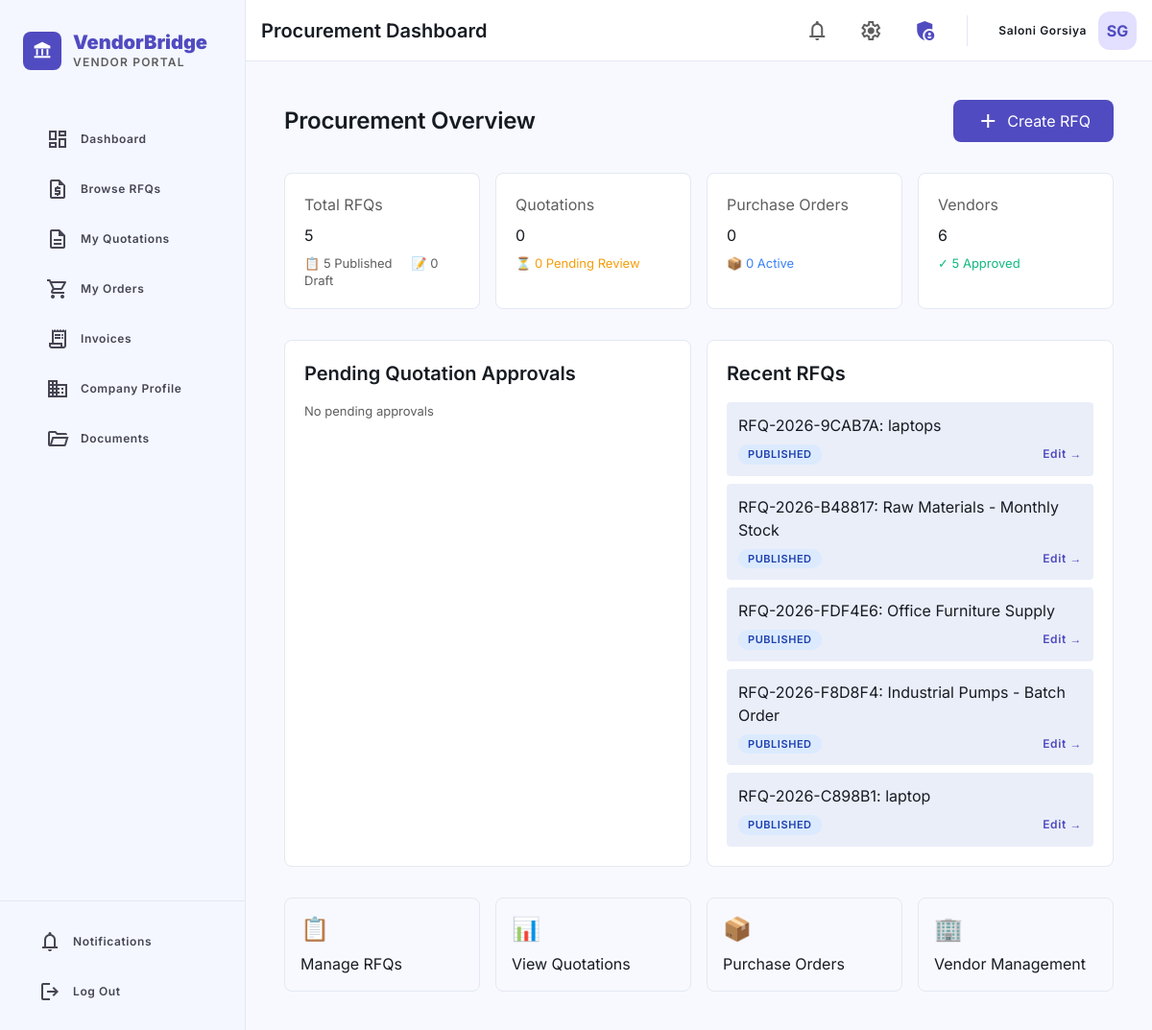
Page /procurement/ (signed in) on the committed database.
### Vendors/models.py (models this page shows, shortened)
class RFQ(models.Model):
    class Status(models.TextChoices):
        DRAFT = "draft", "Draft"
        PUBLISHED = "published", "Published"
        UNDER_REVIEW = "under_review", "Under Review"
        AWARDED = "awarded", "Awarded"
        CLOSED = "closed", "Closed"
        CANCELLED = "cancelled", "Cancelled"
    class Priority(models.TextChoices):
        LOW = "low", "Low"
        MEDIUM = "medium", "Medium"
        HIGH = "high", "High"
        URGENT = "urgent", "Urgent"
    rfq_number = models.CharField(
        max_length=20,
        unique=True,
        editable=False,
        help_text="Auto-generated RFQ reference number",
    )
    title = models.CharField(max_length=300)
    description = models.TextField()
    category = models.ForeignKey(
        VendorCategory,
        on_delete=models.SET_NULL,
        null=True,
        blank=True,
        related_name="rfqs",
    )
    estimated_budget = models.DecimalField(
        max_digits=15,
        decimal_places=2,
        null=True,
        blank=True,
        help_text="Estimated budget (may be hidden from vendors)",
    )
    currency = models.CharField(max_length=3, default="INR")
    show_budget_to_vendors = models.BooleanField(
        default=False,
        help_text="If checked, vendors can see the estimated budget",
    )
    published_date = models.DateTimeField(null=True, blank=True)
    submission_deadline = models.DateTimeField(
        help_text="Last date/time for vendors to submit quotations"
    )
    delivery_deadline = models.DateField(
        null=True,
        blank=True,
        help_text="Expected delivery date",
    )
    status = models.CharField(
        max_length=20,
        choices=Status.choices,
        default=Status.DRAFT,
    )
    priority = models.CharField(
        max_length=10,
        choices=Priority.choices,
        default=Priority.MEDIUM,
    )
    created_by = models.ForeignKey(
        User,
        on_delete=models.SET_NULL,
        null=True,
        related_name="created_rfqs",
    )
    invited_vendors = models.ManyToManyField(
        Vendor,
        blank=True,
        related_name="invited_rfqs",
        help_text="Specific vendors invited (leave blank for open RFQ)",
    )
    terms_and_conditions = models.TextField(blank=True)
    delivery_location = models.CharField(max_length=300, blank=True)
    payment_terms = models.CharField(max_length=255, blank=True)
    attachment = models.FileField(
        upload_to="rfq_attachments/%Y/%m/",
        blank=True,
        null=True,
        help_text="Specification document, drawings, etc.",
    )
    created_at = models.DateTimeField(auto_now_add=True)
    updated_at = models.DateTimeField(auto_now=True)
    class Meta:
        ordering = ["-created_at"]
        verbose_name = "RFQ"
        verbose_name_plural = "RFQs"

### Procurement/views.py (the view)
# urls.py: path("", views.procurement_dashboard, name="procurement_dashboard"),
@login_required(login_url="vendor_login")
@user_passes_test(is_procurement_officer)
def procurement_dashboard(request):
    total_rfqs = RFQ.objects.count()
    published_rfqs = RFQ.objects.filter(status=RFQ.Status.PUBLISHED).count()
    draft_rfqs = RFQ.objects.filter(status=RFQ.Status.DRAFT).count()
    total_quotations = Quotation.objects.count()
    pending_quotations = Quotation.objects.filter(
        status=Quotation.Status.SUBMITTED
    ).count()
    total_vendors = Vendor.objects.count()
    approved_vendors = Vendor.objects.filter(status=Vendor.Status.APPROVED).count()
    pending_vendors = Vendor.objects.filter(status=Vendor.Status.PENDING).count()
    total_pos = PurchaseOrder.objects.count()
    active_pos = PurchaseOrder.objects.filter(
        status__in=[
            PurchaseOrder.Status.ISSUED,
            PurchaseOrder.Status.ACKNOWLEDGED,
            PurchaseOrder.Status.IN_PROGRESS,
        ]
    ).count()
    recent_rfqs = RFQ.objects.order_by("-created_at")[:5]
    recent_quotations = Quotation.objects.order_by("-submitted_at")[:5]
    pending_approvals = Quotation.objects.filter(
        status=Quotation.Status.SUBMITTED
    ).order_by("-submitted_at")[:5]
    context = {
        "total_rfqs": total_rfqs,
        "published_rfqs": published_rfqs,
        "draft_rfqs": draft_rfqs,
        "total_quotations": total_quotations,
        "pending_quotations": pending_quotations,
        "total_vendors": total_vendors,
        "approved_vendors": approved_vendors,
        "pending_vendors": pending_vendors,
        "total_pos": total_pos,
        "active_pos": active_pos,
        "recent_rfqs": recent_rfqs,
        "recent_quotations": recent_quotations,
        "pending_approvals": pending_approvals,
    }
    return render(request, "procurement_dashboard.html", context)

### Procurement/templates/procurement_dashboard.html (shortened to what this page needs)
{% extends "base.html" %}
{% block page_title %}Procurement Dashboard{% endblock %}
{% block content %}
<div class="space-y-stack-lg">
    <div class="flex justify-between items-center">
        <h1 class="font-headline-md text-headline-md">Procurement Overview</h1>
        <a href="{% url 'rfq_create' %}" class="bg-primary text-on-primary px-6 py-2.5 rounded-xl font-label-md flex items-center gap-2">
            <span class="material-symbols-outlined">add</span>
            Create RFQ
        </a>
    </div>
    <div class="grid grid-cols-1 md:grid-cols-2 lg:grid-cols-4 gap-gutter">
        <div class="bg-surface-container-lowest border border-border-low-contrast rounded-xl p-5">
            <p class="text-secondary font-label-md">Total RFQs</p>
            <p class="font-display-lg text-on-surface mt-2">{{ total_rfqs }}</p>
            <div class="text-body-sm text-secondary mt-2">
                <span class="inline-block mr-4">📋 {{ published_rfqs }} Published</span>
                <span>📝 {{ draft_rfqs }} Draft</span>
            </div>
        </div>
        <div class="bg-surface-container-lowest border border-border-low-contrast rounded-xl p-5">
            <p class="text-secondary font-label-md">Quotations</p>
            <p class="font-display-lg text-on-surface mt-2">{{ total_quotations }}</p>
            <div class="text-body-sm text-status-pending mt-2">⏳ {{ pending_quotations }} Pending Review</div>
        </div>
        <div class="bg-surface-container-lowest border border-border-low-contrast rounded-xl p-5">
            <p class="text-secondary font-label-md">Purchase Orders</p>
            <p class="font-display-lg text-on-surface mt-2">{{ total_pos }}</p>
            <div class="text-body-sm text-status-info mt-2">📦 {{ active_pos }} Active</div>
        </div>
        <div class="bg-surface-container-lowest border border-border-low-contrast rounded-xl p-5">
            <p class="text-secondary font-label-md">Vendors</p>
            <p class="font-display-lg text-on-surface mt-2">{{ total_vendors }}</p>
            <div class="text-body-sm text-status-approved mt-2">✓ {{ approved_vendors }} Approved</div>
        </div>
    </div>
    <div class="grid grid-cols-1 lg:grid-cols-2 gap-gutter">
        <div class="bg-surface-container-lowest border border-border-low-contrast rounded-xl p-5">
            <h3 class="font-headline-sm text-headline-sm mb-4">Pending Quotation Approvals</h3>
            {% if pending_approvals %}
            <div class="space-y-2">
                {% for q in pending_approvals %}
                <div class="p-3 bg-status-pending/10 rounded-lg flex justify-between items-center">
                    <div>
                        <p class="font-label-md">{{ q.quotation_number }}</p>
                        <p class="text-body-sm text-secondary">{{ q.vendor.company_name }}</p>
                    </div>
                    <a href="{% url 'proc_quotation_detail' q.id %}" class="text-primary hover:underline text-label-md">Review →</a>
                </div>
                {% endfor %}
            </div>
            {% else %}
            <p class="text-secondary text-body-sm">No pending approvals</p>
            {% endif %}
        </div>
        <div class="bg-surface-container-lowest border border-border-low-contrast rounded-xl p-5">
            <h3 class="font-headline-sm text-headline-sm mb-4">Recent RFQs</h3>
            {% if recent_rfqs %}
            <div class="space-y-2">
                {% for rfq in recent_rfqs %}
                <div class="p-3 bg-surface-container rounded-lg">
                    <p class="font-label-md">{{ rfq.rfq_number }}: {{ rfq.title|truncatewords:5 }}</p>
                    <div class="flex justify-between items-center mt-2">
                        <span class="status-badge status-{{ rfq.status }}">{{ rfq.get_status_display }}</span>
                        <a href="{% url 'rfq_edit' rfq.id %}" class="text-primary hover:underline text-label-md">Edit →</a>
                    </div>
                </div>
                {% endfor %}
            </div>
            {% else %}
            <p class="text-secondary text-body-sm">No RFQs created yet</p>
            {% endif %}
        </div>
    </div>
    <div class="grid grid-cols-1 md:grid-cols-2 lg:grid-cols-4 gap-gutter">
        <a href="{% url 'proc_rfq_list' %}" class="p-4 border border-border-low-contrast rounded-xl hover:border-primary transition-colors">
            <span class="text-2xl mb-2 block">📋</span>
            <p class="font-label-md text-on-surface">Manage RFQs</p>
        </a>
        <a href="{% url 'proc_quotation_list' %}" class="p-4 border border-border-low-contrast rounded-xl hover:border-primary transition-colors">
            <span class="text-2xl mb-2 block">📊</span>
            <p class="font-label-md text-on-surface">View Quotations</p>
        </a>
        <a href="{% url 'proc_po_list' %}" class="p-4 border border-border-low-contrast rounded-xl hover:border-primary transition-colors">
            <span class="text-2xl mb-2 block">📦</span>
            <p class="font-label-md text-on-surface">Purchase Orders</p>
        </a>
        <a href="{% url 'proc_vendor_list' %}" class="p-4 border border-border-low-contrast rounded-xl hover:border-primary transition-colors">
            <span class="text-2xl mb-2 block">🏢</span>
            <p class="font-label-md text-on-surface">Vendor Management</p>
        </a>
    </div>
</div>
{% endblock %}

### Vendors/templates/base.html (shortened to what this page needs)
<!DOCTYPE html>
<html class="light" lang="en">
<head>
    <script src="https://cdn.tailwindcss.com?plugins=forms,container-queries"></script>
</head>
<body class="bg-background text-on-surface font-body-md overflow-hidden">
<aside class="fixed left-0 top-0 bottom-0 flex flex-col z-50 overflow-y-auto bg-surface-subtle border-r border-border-low-contrast w-64">
    <div class="px-6 py-8">
        <div class="flex items-center gap-3 mb-12">
            <div class="w-10 h-10 bg-primary rounded-xl flex items-center justify-center text-on-primary">
                <span class="material-symbols-outlined text-headline-sm" style="font-variation-settings: 'FILL' 1;">account_balance</span>
            </div>
            <div>
                <h1 class="font-headline-sm text-headline-sm font-black text-primary leading-tight">VendorBridge</h1>
                <p class="font-label-md text-label-md text-secondary uppercase tracking-widest">Vendor Portal</p>
            </div>
        </div>
        <nav class="space-y-1">
            <a class="sidebar-link {% if active_page == 'dashboard' %}active{% endif %}" href="{% url 'vendor_dashboard' %}">
                <span class="material-symbols-outlined" {% if active_page == 'dashboard' %}style="font-variation-settings: 'FILL' 1;"{% endif %}>dashboard</span>
                Dashboard
            </a>
            <a class="sidebar-link {% if active_page == 'rfqs' %}active{% endif %}" href="{% url 'rfq_list' %}">
                <span class="material-symbols-outlined" {% if active_page == 'rfqs' %}style="font-variation-settings: 'FILL' 1;"{% endif %}>request_quote</span>
                Browse RFQs
            </a>
            <a class="sidebar-link {% if active_page == 'quotations' %}active{% endif %}" href="{% url 'quotation_list' %}">
                <span class="material-symbols-outlined" {% if active_page == 'quotations' %}style="font-variation-settings: 'FILL' 1;"{% endif %}>description</span>
                My Quotations
            </a>
            <a class="sidebar-link {% if active_page == 'orders' %}active{% endif %}" href="{% url 'order_list' %}">
                <span class="material-symbols-outlined" {% if active_page == 'orders' %}style="font-variation-settings: 'FILL' 1;"{% endif %}>shopping_cart</span>
                My Orders
            </a>
            <a class="sidebar-link {% if active_page == 'invoices' %}active{% endif %}" href="{% url 'invoice_list' %}">
                <span class="material-symbols-outlined" {% if active_page == 'invoices' %}style="font-variation-settings: 'FILL' 1;"{% endif %}>receipt_long</span>
                Invoices
            </a>
            <a class="sidebar-link {% if active_page == 'profile' %}active{% endif %}" href="{% url 'vendor_profile' %}">
                <span class="material-symbols-outlined" {% if active_page == 'profile' %}style="font-variation-settings: 'FILL' 1;"{% endif %}>business</span>
                Company Profile
            </a>
            <a class="sidebar-link {% if active_page == 'documents' %}active{% endif %}" href="{% url 'vendor_documents' %}">
                <span class="material-symbols-outlined" {% if active_page == 'documents' %}style="font-variation-settings: 'FILL' 1;"{% endif %}>folder_open</span>
                Documents
            </a>
        </nav>
    </div>
    <div class="mt-auto border-t border-border-low-contrast p-4 space-y-1">
        <a class="sidebar-link {% if active_page == 'notifications' %}active{% endif %}" href="{% url 'notification_list' %}">
            <span class="material-symbols-outlined">notifications</span>
            Notifications
        </a>
        <a class="sidebar-link text-error hover:!bg-error-container" href="{% url 'vendor_logout' %}">
            <span class="material-symbols-outlined">logout</span>
            Log Out
        </a>
    </div>
</aside>
<div class="flex flex-col flex-1 ml-64 min-h-screen">
    <header class="flex justify-between items-center h-16 px-gutter w-full sticky top-0 z-40 bg-surface-container-lowest border-b border-border-low-contrast">
        <div class="flex items-center gap-stack-md flex-1">
            <h2 class="font-headline-sm text-headline-sm text-on-surface">{% block page_title %}Dashboard{% endblock %}</h2>
        </div>
        <div class="flex items-center gap-4">
            <a href="{% url 'notification_list' %}" class="w-10 h-10 flex items-center justify-center text-secondary hover:bg-surface-container-low rounded-full transition-colors relative">
                <span class="material-symbols-outlined">notifications</span>
            </a>
            <a href="{% url 'vendor_profile' %}" class="w-10 h-10 flex items-center justify-center text-secondary hover:bg-surface-container-low rounded-full transition-colors">
                <span class="material-symbols-outlined">settings</span>
            </a>
            {% if user.is_staff %}
            <a href="/admin/" title="Admin Panel" class="w-10 h-10 flex items-center justify-center text-primary hover:bg-primary-fixed rounded-full transition-colors font-bold">
                <span class="material-symbols-outlined" style="font-variation-settings: 'FILL' 1;">admin_panel_settings</span>
            </a>
            {% endif %}
            <div class="flex items-center gap-3 pl-2">
                <div class="text-right">
                    <p class="font-label-md text-label-md text-on-surface">{{ user.first_name }} {{ user.last_name }}</p>
                </div>
                <div class="w-10 h-10 rounded-full bg-primary-fixed flex items-center justify-center text-primary font-bold">
                    {{ user.first_name.0 }}{{ user.last_name.0 }}
                </div>
            </div>
        </div>
    </header>
    <main class="flex-1 overflow-y-auto p-gutter lg:p-10 space-y-stack-lg max-w-[1400px] mx-auto w-full">
        {% block content %}{% endblock %}
    </main>
</div>
</body>
</html>

### rows in the picture
RFQ: rfq_number "RFQ-2026-9CAB7A", title "laptops", status "PUBLISHED"
RFQ: rfq_number "RFQ-2026-B48817", title "Raw Materials - Monthly Stock", status "PUBLISHED"
RFQ: rfq_number "RFQ-2026-FDF4E6", title "Office Furniture Supply", status "PUBLISHED"
RFQ: rfq_number "RFQ-2026-F8D8F4", title "Industrial Pumps - Batch Order", status "PUBLISHED"
RFQ: rfq_number "RFQ-2026-C898B1", title "laptop", status "PUBLISHED"

### other values in the picture
{{ user.first_name }} "Saloni"
{{ user.last_name }} "Gorsiya"
{{ user.first_name.0 }} "S"
{{ user.last_name.0 }} "G"
{{ total_rfqs }} "5"
{{ published_rfqs }} "5"
{{ draft_rfqs }} "0"
{{ total_quotations }} "0"
{{ pending_quotations }} "0"
{{ total_pos }} "0"
{{ active_pos }} "0"
{{ total_vendors }} "6"
{{ approved_vendors }} "5"
